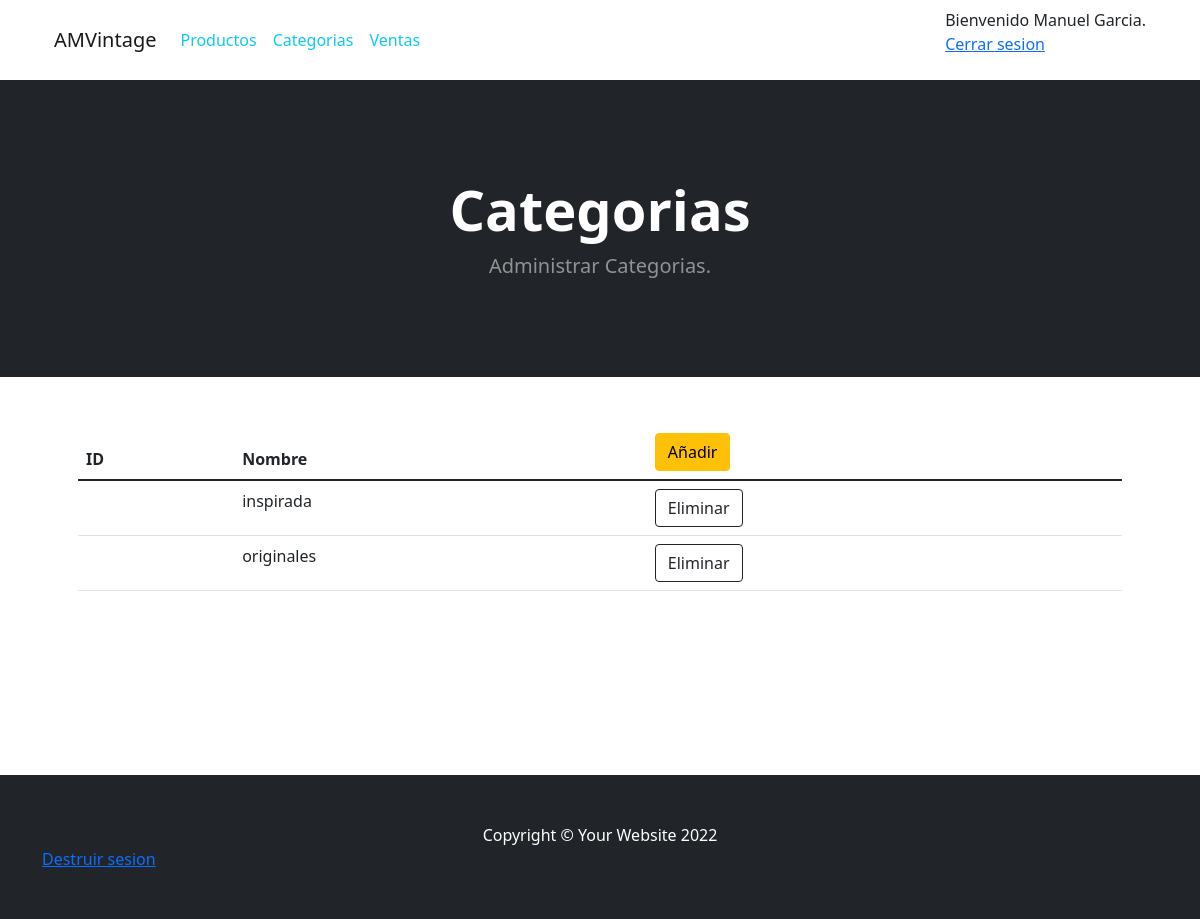
The page /administrarCategorias.php (signed in) on the database its author committed.
### tables this page shows
CREATE TABLE `usuarios` (
  `nombre` varchar(255) NOT NULL,
  `nombreUsuario` varchar(255) NOT NULL,
  `contra` varchar(255) NOT NULL,
  `direccion` varchar(255) NOT NULL,
  `gmail` varchar(255) NOT NULL,
  `telefono` int(11) NOT NULL,
  `tipo` varchar(255) NOT NULL
);

CREATE TABLE `categorias` (
  `id` int(11) NOT NULL,
  `categoria` varchar(255) NOT NULL
);

### administrarCategorias.php (the view, shortened to what this page needs)
<?php  require_once "conexion.php";
?>
<!DOCTYPE html>
<html lang="en">
<head>
    <link href="css/styles.css" rel="stylesheet"/>
    <link href="css/estilos.css" rel="stylesheet"/>
</head>
 <body>
    <div class="container">
    <nav class="navbar navbar-expand-lg navbar-light">
  <div class="container-fluid">
    <a class="navbar-brand" href="index.php">AMVintage</a>
    <div class="collapse navbar-collapse" id="navbarNav">
      <ul class="navbar-nav">
        <a href="administrar.php" class="nav-link text-info" category="all">Productos</a>
      </ul>
      <ul class="navbar-nav">
        <a href="administrarCategorias.php" class="nav-link text-info" category="all">Categorias</a>
      </ul>
      <ul class="navbar-nav">
        <a href="administrarVentas.php" class="nav-link text-info" category="all">Ventas</a>
      </ul>
    </div>
    <ul>
            <?php
            if(isset($_SESSION["usuario"])){
                $nomusu=$_SESSION["usuario"];
                $query=mysqli_query($conexion,"SELECT nombre, nombreUsuario, tipo FROM usuarios WHERE nombreUsuario='$nomusu'");
                $result=mysqli_num_rows($query);
                if($result>0){
                    $data=mysqli_fetch_assoc($query);
                    echo "Bienvenido ".$data["nombre"].".";
                    echo "<br>";
                    echo "<a href='destruirsesion.php'>Cerrar sesion</a>";
                }
            }else{
            ?>
          <a href="inicioSesion.php" class="btn btn-primary">Iniciar sesión</a>
          <?php } ?>
            </ul>
  </div>
</nav>
    </div>
    <header class="bg-dark py-5">
        <div class="container px-4 px-lg-5 my-5">
            <div class="text-center text-white">
                <h1 class="display-4 fw-bolder">Categorias</h1>
                <p class="lead fw-normal text-white-50 mb-0">Administrar Categorias.</p>
            </div>
        </div>
    </header>
    <section class="py-5">
        <div class="container px-4 px-lg-5">
            <div class="row">
                <div class="col-md-12">
                    <div class="table-responsive">
                        <table class="table table-hover">
                            <thead>
                                <tr>
                                    <th>ID</th>
                                    <th>Nombre</th>
                                    <th>
                                    <form method="post">
                        <input class="btn btn-warning" value="Añadir" name="añadir" type="submit"></input>
                    </form>
                                    </th>
                                </tr>
                            </thead>
                            <tbody id="tblCarrito">
                      <?php
                      $query=mysqli_query($conexion,"SELECT * FROM categorias");
                      $result=mysqli_num_rows($query);
                      if($result>0){
                          while($data=mysqli_fetch_assoc($query)){
                              echo "<tr>";
                              echo "<td>".$data["id_categoria"]."</td>";
                              echo "<td>".$data["categoria"]."</td>";
                              echo "<td>";
                               echo "<form method='post'>";
                                echo "<input type='hidden' name='cont' value='" . $data["id_categoria"] . "'>"; ?>
                               <input type="submit" name="eliminar" value="Eliminar" class="btn btn-outline-dark mt-auto agregar" onclick="confirmarEliminar()"  href="" ></input>
                               <?php
                               echo "</form>";
                               echo "</td>";
                              echo "</tr>";
                          }
                      }
                      ?>
                            </tbody>
                        </table>
                    </div>
                </div>
            </div>
        </div>
    </section>
   <br>
   <br>
   <br>
   <br>
   <br>
<footer class="py-5 bg-dark">
        <div class="container">
            <p class="m-0 text-center text-white">Copyright &copy; Your Website 2022</p>
            <a href="destruirsesion.php">Destruir sesion</a>
        </div>
    </footer>
</body>
</html>

### rows shown on the page
usuarios: nombre "Manuel Garcia"
categorias: categoria "inspirada"
categorias: categoria "originales"
